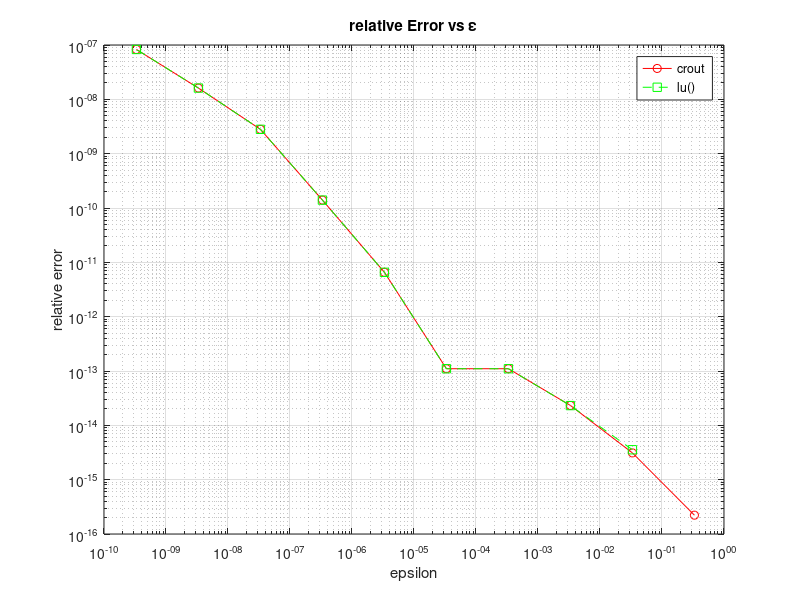

MATLAB code to generate this figure:
%Exercise 4(d) Ax=b

x_true = [1; 1; 1];
k_vals = 0:9;
eps_vals = (1/3)*10.^(-k_vals);

%Initialize error
err_crout = zeros(size(k_vals));
err_builtin = zeros(size(k_vals));

%table mode
fprintf('%-4s | %-10s | %-15s | %-15s\n', 'k', 'epsilon', 'Crout Error', 'Built-in Error');

for i = 1:length(eps_vals)
    eps = eps_vals(i);
   
    A = [2, -2, 0; eps - 2, 2, 0; 0, -1, 3];
    b = [0; eps; 2];
    
    %--- Crout's algo ---
    % Stage 1-> 1st column of L and 1st row of U
    L = zeros(3,3); U = eye(3);
    %1st col
    L(1,1) = A(1,1); 
    L(2,1) = A(2,1); 
    L(3,1) = A(3,1);
    %1st row
    U(1,2) = A(1,2)/L(1,1); 
    U(1,3) = A(1,3)/L(1,1);
    
    % Stage 2-> 2nd column of L and 2nd row of U
    %2nd col
    L(2,2) = A(2,2) - L(2,1)*U(1,2);
    L(3,2) = A(3,2) - L(3,1)*U(1,2);
    %2nd row
    U(2,3) = (A(2,3) - L(2,1)*U(1,3)) / L(2,2);
    
    % Stage 3-> 3rd column of L
    L(3,3) = A(3,3) - (L(3,1)*U(1,3) + L(3,2)*U(2,3));
    
    %Ly = b
    y = L \ b; 
    %Ux = y
    x_crout = U \ y;
    
    %--- built inmethod ---
    [L_built, U_built, P] = lu(A);
    x_builtin = U_built \ (L_built \ (P * b));
    
    %relative error(infinity norm)
    err_crout(i) = norm(x_crout - x_true, inf) / norm(x_true, inf);
    err_builtin(i) = norm(x_builtin - x_true, inf) / norm(x_true, inf);
    
    fprintf('%-4d | %-10.1e | %-15.2e | %-15.2e\n', k_vals(i), eps, err_crout(i), err_builtin(i)); %%f doesnt work 
end

%plot relative error vs the different epsilons
figure;
loglog(eps_vals, err_crout,'ro-','DisplayName','crout');
hold on;
loglog(eps_vals, err_builtin,'gs--','DisplayName','lu()');
%set(gca);
xlabel('epsilon'); 
ylabel('relative error');
title('relative Error vs \epsilon'); 
legend; 
grid on;
